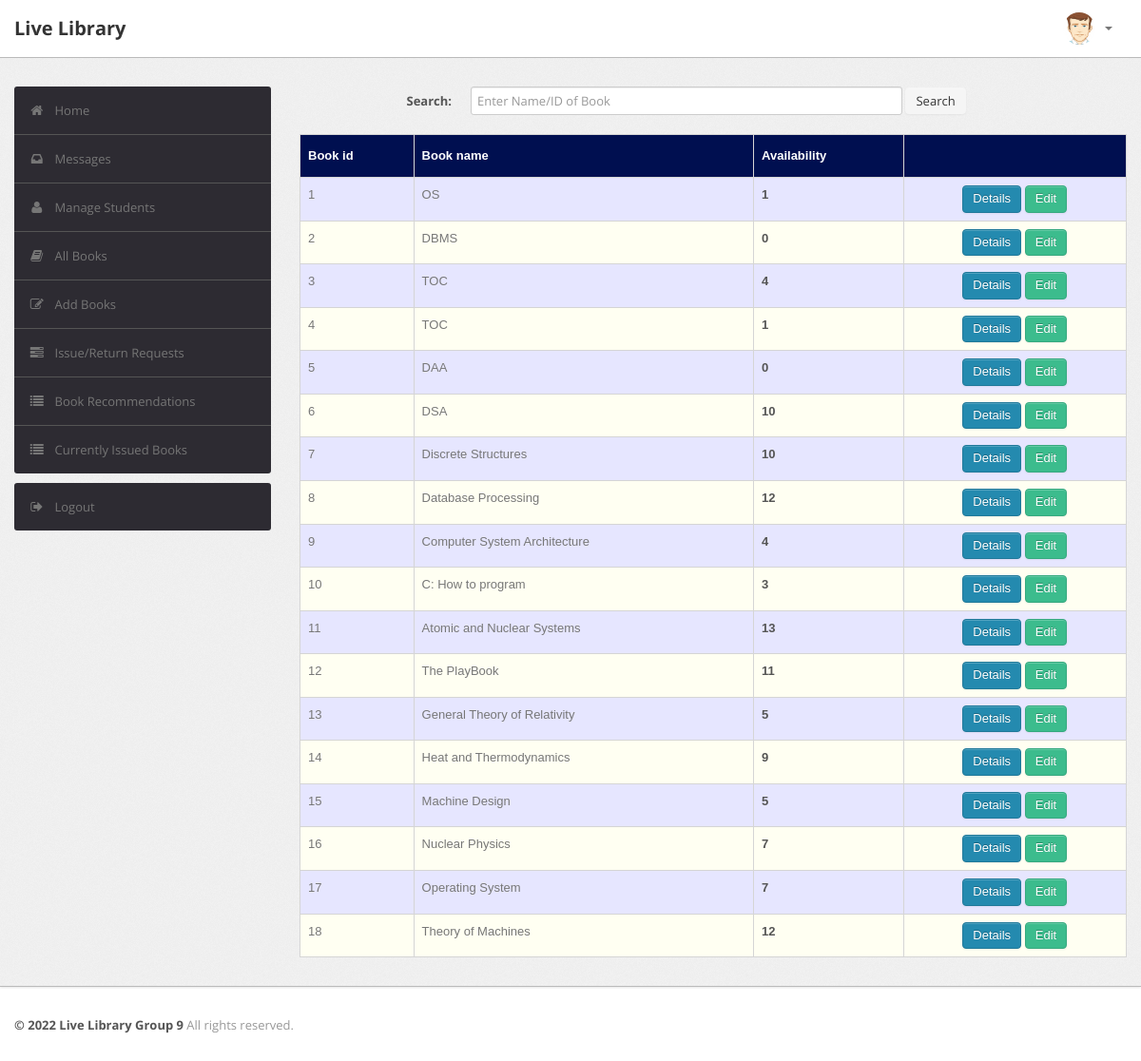
/admin/book.php (signed in), run on the app's committed database.
### tables this page shows
CREATE TABLE `book` (
  `BookId` int NOT NULL AUTO_INCREMENT,
  `Title` varchar(50) DEFAULT NULL,
  `Publisher` varchar(50) DEFAULT NULL,
  `Year` varchar(50) DEFAULT NULL,
  `Availability` int DEFAULT NULL,
  PRIMARY KEY (`BookId`)
);

### admin/book.php (the view, shortened to what this page needs)
<?php
require('dbconn.php');
?>
<?php
if ($_SESSION['RollNo']) {
    ?>
<!DOCTYPE html>
<html lang="en">
    <head>
        <link type="text/css" href="bootstrap/css/bootstrap.min.css" rel="stylesheet">
        <link type="text/css" href="bootstrap/css/bootstrap-responsive.min.css" rel="stylesheet">
        <link type="text/css" href="css/theme.css" rel="stylesheet">
        <link type="text/css" href="images/icons/css/font-awesome.css" rel="stylesheet">
    </head>
    <body>
        <div class="navbar navbar-fixed-top">
            <div class="navbar-inner">
                <div class="container">
                        <a class="brand" href="index.php">Live Library </a>
                    <div class="nav-collapse collapse navbar-inverse-collapse">
                        <ul class="nav pull-right">
                            <li class="nav-user dropdown"><a href="#" class="dropdown-toggle" data-toggle="dropdown">
                                <img src="images/user.png" class="nav-avatar" />
                                <b class="caret"></b></a>
                            </li>
                        </ul>
                    </div>
                </div>
            </div>
        </div>
        <div class="wrapper">
            <div class="container">
                <div class="row">
                    <div class="span3">
                        <div class="sidebar">
                            <ul class="widget widget-menu unstyled">
                                <li class="active"><a href="index.php"><i class="menu-icon icon-home"></i>Home
                                </a></li>
                                 <li><a href="message.php"><i class="menu-icon icon-inbox"></i>Messages</a>
                                </li>
                                <li><a href="student.php"><i class="menu-icon icon-user"></i>Manage Students </a>
                                </li>
                                <li><a href="book.php"><i class="menu-icon icon-book"></i>All Books </a></li>
                                <li><a href="addbook.php"><i class="menu-icon icon-edit"></i>Add Books </a></li>
                                <li><a href="requests.php"><i class="menu-icon icon-tasks"></i>Issue/Return Requests </a></li>
                                <li><a href="recommendations.php"><i class="menu-icon icon-list"></i>Book Recommendations </a></li>
                                <li><a href="current.php"><i class="menu-icon icon-list"></i>Currently Issued Books </a></li>
                            </ul>
                            <ul class="widget widget-menu unstyled">
                                <li><a href="logout.php"><i class="menu-icon icon-signout"></i>Logout </a></li>
                            </ul>
                        </div>
                    </div>
                    <div class="span9">
                  <form class="form-horizontal row-fluid" action="book.php" method="post">
                                        <div class="control-group">
                                            <label class="control-label" for="Search"><b>Search:</b></label>
                                            <div class="controls">
                                                <input type="text" id="title" name="title" placeholder="Enter Name/ID of Book" class="span8" required>
                                                <button type="submit" name="submit"class="btn">Search</button>
                                            </div>
                                        </div>
                                    </form>
                                    <br>
                                    <?php
                                    if(isset($_POST['submit']))
                                        {$s=$_POST['title'];
                                            $sql="select * from LMS.book where BookId='$s' or Title like '%$s%'";
                                        }
                                    else
                                        $sql="select * from LMS.book";
                                    $result=$conn->query($sql);
                                    $rowcount=mysqli_num_rows($result);
                                    if(!($rowcount))
                                        echo "<br><center><h2><b><i>No Results</i></b></h2></center>";
                                    else
                                    {
                                    ?>
                        <table class="table" id = "tables">
                                  <thead>
                                    <tr>
                                      <th>Book id</th>
                                      <th>Book name</th>
                                      <th>Availability</th>
                                      <th></th>
                                    </tr>
                                  </thead>
                                  <tbody>
                                    <?php
                            while($row=$result->fetch_assoc())
                            {
                                $bookid=$row['BookId'];
                                $name=$row['Title'];
                                $avail=$row['Availability'];
                            ?>
                                    <tr>
                                      <td><?php echo $bookid ?></td>
                                      <td><?php echo $name ?></td>
                                      <td><b><?php echo $avail ?></b></td>
                                        <td><center>
                                            <a href="bookdetails.php?id=<?php echo $bookid; ?>" class="btn btn-primary">Details</a>
                                            <a href="edit_book_details.php?id=<?php echo $bookid; ?>" class="btn btn-success">Edit</a>
                                        </center></td>
                                    </tr>
                               <?php }} ?>
                               </tbody>
                                </table>
                            </div>
                </div>
            </div>
        </div>
<div class="footer">
            <div class="container">
                <b class="copyright">&copy; 2022 Live Library Group 9 </b>All rights reserved.
            </div>
        </div>
    </body>
</html>
<?php }
else {
    echo "<script type='text/javascript'>alert('Access Denied!!!')</script>";
} ?>

### admin/css/theme.css (style rules this page uses)
#tables { font-family: "Trebuchet MS", Arial, Helvetica, sans-serif; border-collapse: collapse; width: 100%; }
#tables td, #tables th { border: 1px solid #ddd; padding: 8px; }
#tables tr:nth-child(even) { background-color: #fffff2; }
#tables tr:nth-child(odd) { background-color: #e6e6ff; }
#tables th { padding-top: 12px; padding-bottom: 12px; text-align: left; background-color: #000F50; color: white; }
body { font-size: 13px; font-family: 'Open Sans', Arial, sans-serif; background: #fff; color: #777 }
strong, b { color: #555 }
.wrapper { background: url(../images/bg.png) #eee; border-bottom: 1px solid #bbb; -webkit-box-shadow: 0 1px 2px rgba(0,0,0,0.1); -moz-box-shadow: 0 1px 2px rgba(0,0,0,0.1); box-shadow: 0 1px 2px rgba(0,0,0,0.1); padding: 30px 0 }
.footer { color: #999; padding: 30px 0 60px }
form { margin: 0 }
select, textarea, input[type="text"], input[type="password"], input[type="datetime"], input[type="datetime-local"], input[type="date"], input[type="month"], input[type="time"], input[type="week"], input[type="number"], input[type="email"], input[type="url"], input[type="search"], input[type="tel"], input[type="color"], .uneditable-input, label, input, button, select, textarea { -webkit-border-radius: 3px; -moz-border-radius: 3px; border-radius: 3px; font-size: 13px; font-family: 'Open Sans', Tahoma, Arial, sans-serif }
body [class^="icon-"], body [class*=" icon-"] { font-size: 14px; line-height: 20px; height: 20px }
.form-horizontal .control-group, .form-vertical .control-group { margin-bottom: 0 }
.navbar { position: static!important; margin: 0!important }
.navbar .navbar-inner { background: #fff; border-bottom: 1px solid #bbb; -webkit-box-shadow: 0 1px 2px rgba(0,0,0,0.15); -moz-box-shadow: 0 1px 2px rgba(0,0,0,0.15); box-shadow: 0 1px 2px rgba(0,0,0,0.15) }
.navbar .brand { color: #333; font-weight: bold; font-size: 20px; margin-right: 20px; padding: 20px }
.navbar .nav>li>a { padding: 20px 15px; font-weight: bold; color: #777 }
.nav-user>a { height: 20px }
.nav-avatar { width: 34px; height: 34px; margin: -7px 5px 0 0; -webkit-border-radius: 50%; -moz-border-radius: 50%; border-radius: 50% }
.btn, .btn-box { -webkit-border-radius: 3px; -moz-border-radius: 3px; border-radius: 3px }
.btn { font-size: 13px; font-weight: 600 }
.btn { display: inline-block; margin-bottom: 0; font-weight: 400; text-align: center; vertical-align: middle; cursor: pointer; background-image: none; border: 1px solid transparent; white-space: nowrap; padding: 4px 10px; font-size: 13px; line-height: 1.42857; border-radius: 4px; -webkit-user-select: none; -moz-user-select: none; -ms-user-select: none; user-select: none }
.btn-primary { color: #fff; background-color: #248aaf; border-color: #20799a }
.btn-success { color: #fff; background-color: #3cbc8d; border-color: #36a97f }
.table { margin-bottom: 0 }
.table th, .table td { border-color: #d5d5d5!important }
.widget-menu { background: #fff; -webkit-border-radius: 3px; -moz-border-radius: 3px; border-radius: 3px; overflow: hidden }
.widget-menu a { color: #555; display: block; line-height: 20px; padding: 15px; text-decoration: none!important }
.widget-menu .menu-icon { margin-right: 10px; color: #767676; -webkit-transition: all .2s ease-in-out; -moz-transition: all .2s ease-in-out; transition: all .2s ease-in-out; }
.widget-menu>li+li { border-top: 1px solid #555 }
.widget-menu>li>a { background-color: #2d2b32; color: #767676; -webkit-transition: all .2s ease-in-out; -moz-transition: all .2s ease-in-out; transition: all .2s ease-in-out; }

### data on the page
book: BookId "1", Title "OS", Availability "1"
book: BookId "2", Title "DBMS", Availability "0"
book: BookId "3", Title "TOC", Availability "4"
book: BookId "4", Title "TOC", Availability "1"
book: BookId "5", Title "DAA", Availability "0"
book: BookId "6", Title "DSA", Availability "10"
book: BookId "7", Title "Discrete Structures", Availability "10"
book: BookId "8", Title "Database Processing", Availability "12"
book: BookId "9", Title "Computer System Architecture", Availability "4"
book: BookId "10", Title "C: How to program", Availability "3"
book: BookId "11", Title "Atomic and Nuclear Systems", Availability "13"
book: BookId "12", Title "The PlayBook", Availability "11"
book: BookId "13", Title "General Theory of Relativity", Availability "5"
book: BookId "14", Title "Heat and Thermodynamics", Availability "9"
book: BookId "15", Title "Machine Design", Availability "5"
book: BookId "16", Title "Nuclear Physics", Availability "7"
book: BookId "17", Title "Operating System", Availability "7"
book: BookId "18", Title "Theory of Machines", Availability "12"
